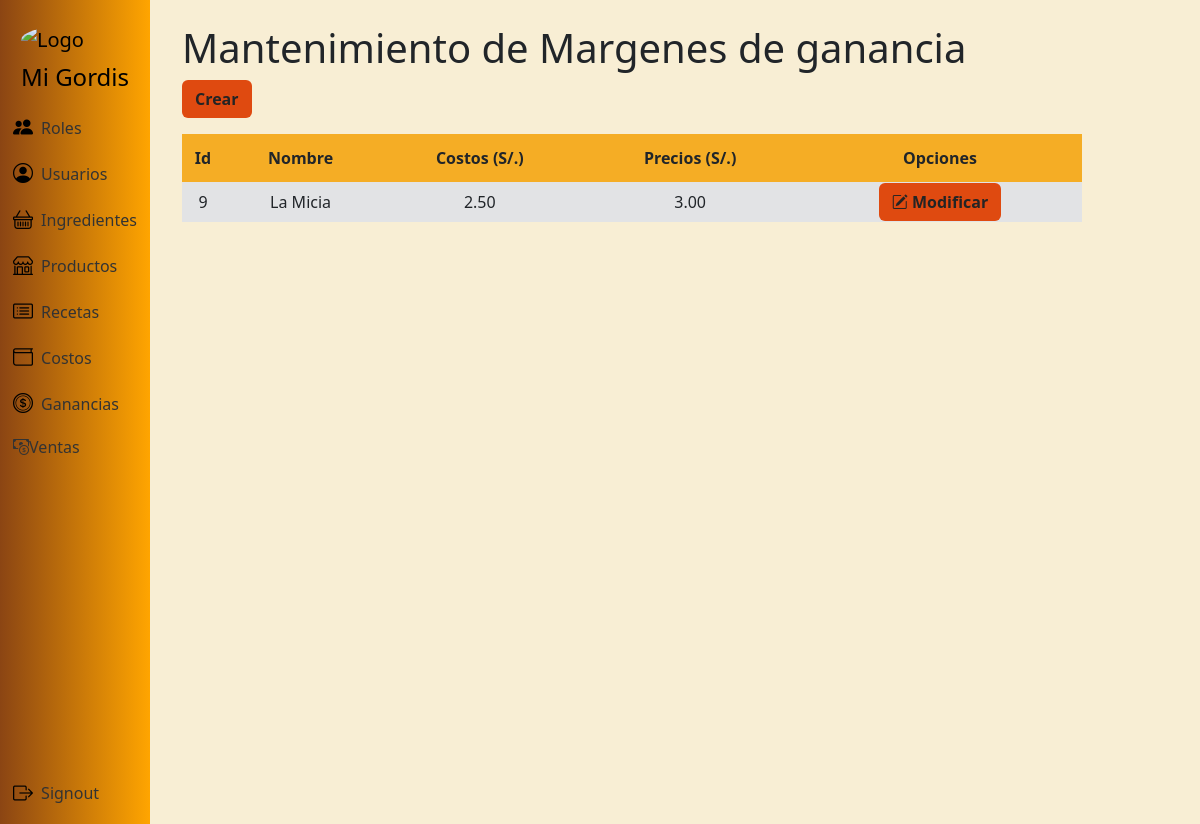
The page /ganancias/ (signed in) on the database as committed earlier.
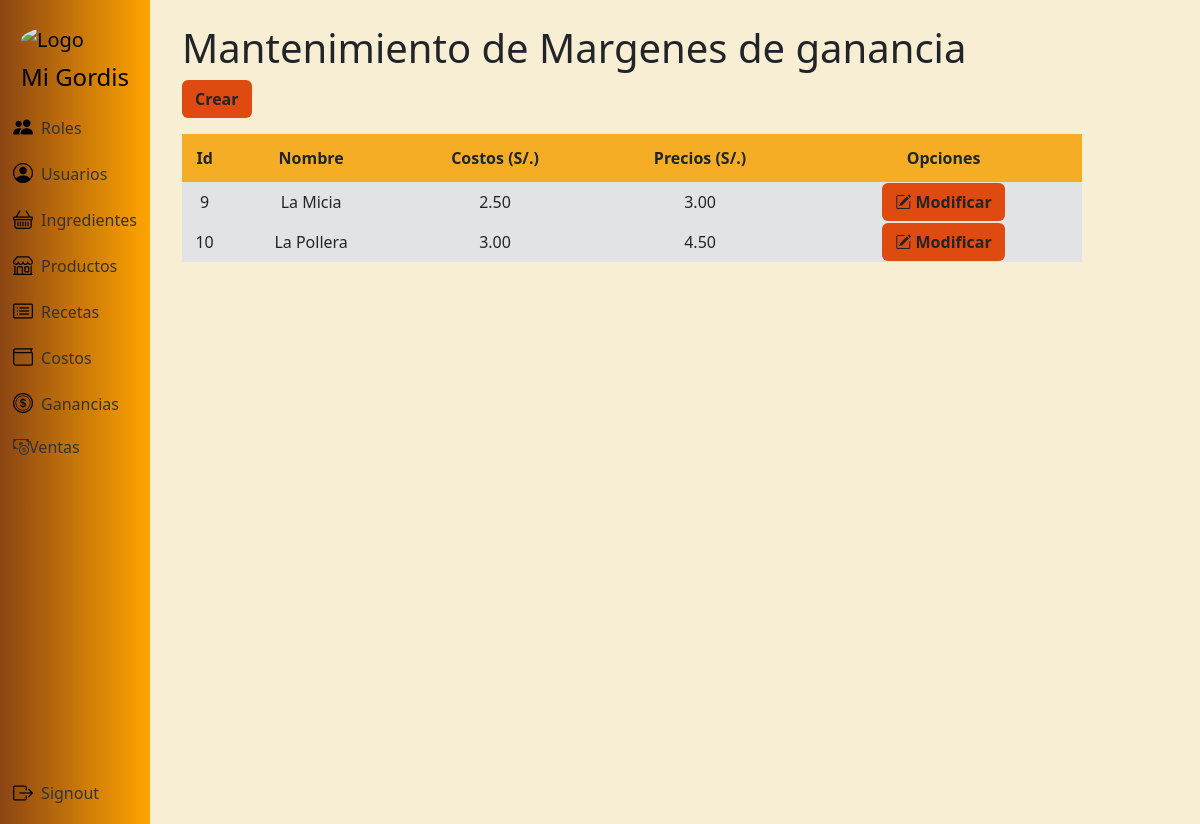
The same page on the database as committed later.
### app/models.py (models this page shows, shortened)
class Ganancia(models.Model):
    id_ganancia = models.AutoField(primary_key=True)
    nombre_producto = models.CharField(max_length=100)
    costo_producto = models.DecimalField(max_digits=10, decimal_places=2)
    precio_con_ganancia = models.DecimalField(max_digits=10, decimal_places=2)

### app/views.py (the view)
# urls.py: path('ganancias/', views.ganancia, name='ganancias'),
@login_required
@admin_required
def ganancia(request):
    ganancias = Ganancia.objects.all()
    contexto = {'ganancias': ganancias}
    return render(request, 'ganancia/ganancia.html', contexto)

### app/models.py (called while the page is built)
    @property
    def is_rol_admin(self):
        return self.rol.is_admin if self.rol else False

### app/templates/ganancia/ganancia.html
{% extends 'layouts/base.html' %}
{% block content %}
<h1>Mantenimiento de Margenes de ganancia</h1>
<a class="btn btn-color fw-bold mb-3" href="{% url 'ganancia_crear' %}" role="button">Crear</a>
<table class="tb">
  <thead class="encabezado-tabla fw-bold">
        <tr>
            <td scope="col">Id</td>
            <td scope="col">Nombre</td>
            <td scope="col">Costos (S/.)</td>
            <td colspan="col">Precios (S/.)</th>
            <th colspan="2">Opciones</th>
         </tr>
  </thead>
  <tbody class="bg-secondary-subtle">
    {% for ganancia in ganancias %}
    <tr>
        <td>{{ ganancia.id_ganancia }}</td>
        <td>{{ ganancia.nombre_producto }}</td>
        <td>{{ ganancia.costo_producto }}</td>
        <td>{{ ganancia.precio_con_ganancia }}</td>
        <td><a class="btn btn-color btn-m fw-bold" role="button" href="{% url 'ganancia_modificar' ganancia.id_ganancia %}">
          <i class="bi bi-pencil-square"></i>
          Modificar
        </a></td>
    </tr>
    {% endfor %}
  </tbody>
</table>
{% endblock %}

Rows that differ between the two databases and show on the page:
added Ganancia: id_ganancia "10", nombre_producto "La Pollera", costo_producto "3.00", precio_con_ganancia "4.50"
